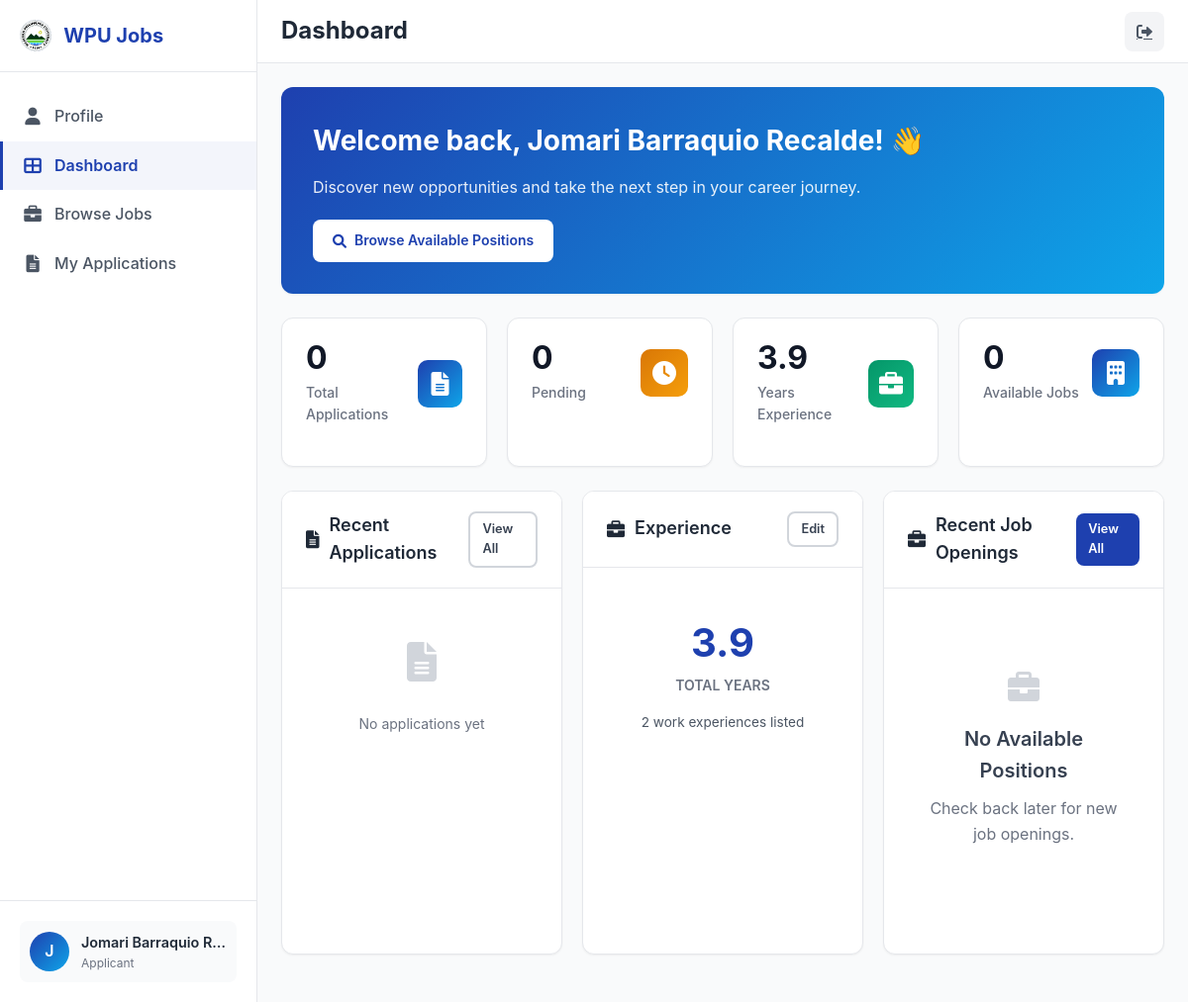
The page /applicant/pages/dashboard.php (signed in) on the database its author committed.
### tables this page shows
CREATE TABLE `users` (
  `id` int(11) NOT NULL,
  `username` varchar(50) NOT NULL,
  `email` varchar(100) NOT NULL,
  `password` varchar(255) DEFAULT NULL,
  `role` enum('admin','applicant') NOT NULL DEFAULT 'applicant',
  `full_name` varchar(100) NOT NULL,
  `phone` varchar(20) DEFAULT NULL,
  `address` text DEFAULT NULL,
  `age` int(11) DEFAULT NULL,
  `sex` enum('Male','Female','Other') DEFAULT NULL,
  `civil_status` enum('Married','Single','Separated','Widowed','Annuled','Solo Parent') DEFAULT NULL,
  `highest_educational_attainment` enum('Elementary Level','Elementary Graduate','Secondary/ High School Level','Secondary/ High School Graduate','College Level','College Graduate','Master''s Degree Holder','Doctoral Degree Holder') DEFAULT NULL,
  `bachelors_degree` text DEFAULT NULL,
  `masters_degree` text DEFAULT NULL,
  `doctorate_degree` text DEFAULT NULL,
  `application_type` set('PROMOTION','ENTRY LEVEL') DEFAULT NULL,
  `ipcr_rating` text DEFAULT NULL,
  `ipcr_file_path` varchar(255) DEFAULT NULL,
  `pe_rating` text DEFAULT NULL,
  `pe_file_path` varchar(255) DEFAULT NULL,
  `position_applied_for` enum('University Extension Specialist V SG 24','University Extension Specialist IV SG 22','University Extension Specialist III SG 20','University Extension Specialist II SG 18','University Extension Specialist I SG 16','University Extension Associate I SG 12','Administrative Assistant III SG 9','Administrative Aide VI (Clerk III) SG 6','Administrative Aide IV (Clerk II) SG 4') DEFAULT NULL,
  `training_programs` text DEFAULT NULL,
  `career_service_eligibilities` set('Professional Eligibility','Sub-Professional Eligibility','Career Service Executive Eligibility (CSE-E)','Bar/Board Eligibility (RA 1080)','Other') DEFAULT NULL,
  `career_service_eligibilities_other` text DEFAULT NULL,
  `special_needs` text DEFAULT NULL,
  `profile_picture` varchar(255) DEFAULT NULL,
  `google_id` varchar(255) DEFAULT NULL,
  `oauth_provider` enum('google','facebook','microsoft') DEFAULT NULL,
  `email_verified_at` datetime DEFAULT NULL,
  `email_verification_code` varchar(6) DEFAULT NULL,
  `email_verification_expires_at` datetime DEFAULT NULL,
  `email_verification_attempts` int(11) DEFAULT 0,
  `email_verification_last_sent_at` datetime DEFAULT NULL,
  `data_privacy_accepted_at` timestamp NULL DEFAULT NULL,
  `created_at` timestamp NOT NULL DEFAULT current_timestamp(),
  `updated_at` timestamp NOT NULL DEFAULT current_timestamp() ON UPDATE current_timestamp(),
  `is_active` tinyint(1) DEFAULT 1
);

### includes/models.php (called while the page is built, shortened)
<?php
require_once __DIR__ . '/../config/database.php';
class BaseModel {
    protected $db;
    protected $table;
    public function __construct() {
        try {
            $database = new Database();
            $this->db = $database->getConnection();
        } catch (\Exception $e) {
            error_log("BaseModel constructor error: " . $e->getMessage());
            throw $e;
        }
    }
    public function findById($id) {
        $stmt = $this->db->prepare("SELECT * FROM {$this->table} WHERE id = ?");
        $stmt->execute([$id]);
        return $stmt->fetch();
    }
    public function findAll($where = '', $params = []) {
        $sql = "SELECT * FROM {$this->table}";
        if ($where) {
            $sql .= " WHERE {$where}";
        }
        $stmt = $this->db->prepare($sql);
        $stmt->execute($params);
        return $stmt->fetchAll();
    }
}
class User extends BaseModel {
    public function getTotalExperience($userId) {
        $stmt = $this->db->prepare("
            SELECT SUM(years_duration) as total_years
            FROM user_experience
            WHERE user_id = ?
        ");
        $stmt->execute([$userId]);
        $result = $stmt->fetch();
        return $result['total_years'] ?? 0;
    }
}
class Position extends BaseModel {
    public function getActivePositions() {
        return $this->findAll('is_active = 1 AND (deadline IS NULL OR deadline >= CURDATE())');
    }
}
class Application extends BaseModel {
    public function getApplicationsWithDetails($where = '', $params = [], $includeArchived = false) {
        $sql = "SELECT a.*, u.full_name as applicant_name, u.email as applicant_email,
                       p.title as position_title, p.min_experience_years
                FROM applications a
                JOIN users u ON a.user_id = u.id
                JOIN positions p ON a.position_id = p.id";
        $whereClause = [];
        $whereParams = [];
        if (!$includeArchived) {
            $whereClause[] = "(a.is_archived = 0 OR a.is_archived IS NULL)";
        }
        if (!empty($where)) {
            $whereClause[] = $where;
            $whereParams = array_merge($whereParams, $params);
        }
        if (!empty($whereClause)) {
            $sql .= " WHERE " . implode(' AND ', $whereClause);
        }
        $sql .= " ORDER BY a.applied_at DESC";
        $stmt = $this->db->prepare($sql);
        $stmt->execute($whereParams);
        return $stmt->fetchAll();
    }
    public function getUserApplications($userId) {
        return $this->getApplicationsWithDetails('a.user_id = ?', [$userId]);
    }
}
class Experience extends BaseModel {
    public function getUserExperience($userId) {
        $stmt = $this->db->prepare("SELECT * FROM user_experience WHERE user_id = ? ORDER BY start_date DESC");
        $stmt->execute([$userId]);
        return $stmt->fetchAll();
    }
}
?>

### config/database.php (called while the page is built, shortened)
<?php
class Database {
    private $host = 'localhost';
    private $db_name = 'wpu_applicant_system';
    private $username = 'root';
    private $password = 'password';
    private $charset = 'utf8mb4';
    public $pdo;
    public function getConnection() {
        try {
            $dsn = "mysql:host=" . $this->host . ";dbname=" . $this->db_name . ";charset=" . $this->charset;
            $this->pdo = new PDO($dsn, $this->username, $this->password);
            $this->pdo->setAttribute(PDO::ATTR_ERRMODE, PDO::ERRMODE_EXCEPTION);
            $this->pdo->setAttribute(PDO::ATTR_DEFAULT_FETCH_MODE, PDO::FETCH_ASSOC);
        } catch(PDOException $e) {
            error_log("Database Connection Error: " . $e->getMessage());
            throw new Exception("Database connection failed: " . $e->getMessage());
        }
        return $this->pdo;
    }
}
?>

### applicant/pages/dashboard.php (the view, shortened to what this page needs)
<?php
require_once '../../config/config.php';
try {
    require_once '../../includes/models.php';
    $userModel = new User();
    $positionModel = new Position();
    $applicationModel = new Application();
    $experienceModel = new Experience();
    $userId = $_SESSION['user_id'];
    $user = $userModel->findById($userId);
    $totalExperience = $userModel->getTotalExperience($userId);
    $userApplications = $applicationModel->getUserApplications($userId);
    $activePositions = $positionModel->getActivePositions();
    $userExperiences = $experienceModel->getUserExperience($userId);
} catch (Exception $e) {
    $databaseError = true;
    $errorMessage = $e->getMessage();
    $user = ['full_name' => $_SESSION['full_name'] ?? 'User', 'email' => $_SESSION['email'] ?? ''];
    $totalExperience = 0;
    $userApplications = [];
    $activePositions = [];
    $userExperiences = [];
    $privacyWaiverAccepted = true;
}
$pendingCount = count(array_filter($userApplications, fn($app) => $app['status'] === STATUS_PENDING));
?>
<!DOCTYPE html>
<html lang="en">
<head>
    <link href="https://cdnjs.cloudflare.com/ajax/libs/font-awesome/6.0.0/css/all.min.css" rel="stylesheet">
    <link href="../../assets/css/office-theme.css" rel="stylesheet">
</head>
<body>
    <aside class="sidebar">
        <div class="sidebar-header">
            <a href="dashboard.php" class="sidebar-brand">
                <img src="../../assets/logo.png" alt="WPU Logo" style="height: 32px; width: auto;">
                <span>WPU Jobs</span>
            </a>
        </div>
        <nav class="sidebar-nav">
         <a href="profile.php" class="sidebar-nav-item">
                <i class="fas fa-user"></i>
                <span>Profile</span>
            </a>
            <a href="dashboard.php" class="sidebar-nav-item active">
                <i class="fas fa-th-large"></i>
                <span>Dashboard</span>
            </a>
            <a href="positions.php" class="sidebar-nav-item">
                <i class="fas fa-briefcase"></i>
                <span>Browse Jobs</span>
            </a>
            <a href="my-applications.php" class="sidebar-nav-item">
                <i class="fas fa-file-alt"></i>
                <span>My Applications</span>
            </a>
        </nav>
        <div class="sidebar-footer">
            <div class="sidebar-user">
                <div class="sidebar-user-avatar">
                    <?= strtoupper(substr($user['full_name'], 0, 1)) ?>
                </div>
                <div class="sidebar-user-info">
                    <div class="sidebar-user-name"><?= htmlspecialchars($user['full_name']) ?></div>
                    <div class="sidebar-user-role">Applicant</div>
                </div>
            </div>
        </div>
    </aside>
    <div class="main-wrapper">
        <div class="topbar">
            <h1 class="topbar-title">Dashboard</h1>
            <div class="topbar-actions">
                <a href="../../auth/logout.php" class="topbar-btn confirm-logout" title="Logout">
                    <i class="fas fa-sign-out-alt"></i>
                </a>
            </div>
        </div>
        <div class="content">
            <div class="card" style="background: linear-gradient(135deg, var(--primary-blue) 0%, var(--secondary-blue) 100%); border: none; color: white; margin-bottom: 24px;">
                <div class="card-body" style="padding: 32px;">
                    <h2 style="margin-bottom: 12px; font-size: 1.75rem; font-weight: 700;">Welcome back, <?= htmlspecialchars($user['full_name']) ?>! 👋</h2>
                    <p style="opacity: 0.9; margin-bottom: 20px; font-size: 1rem;">Discover new opportunities and take the next step in your career journey.</p>
                    <a href="positions.php" class="btn" style="background: white; color: var(--primary-blue); font-weight: 600;">
                        <i class="fas fa-search"></i> Browse Available Positions
                    </a>
                </div>
            </div>
            <div class="stats-grid">
                <div class="stat-card">
                    <div class="stat-card-header">
                        <div>
                            <div class="stat-card-value"><?= count($userApplications) ?></div>
                            <div class="stat-card-label">Total Applications</div>
                        </div>
                        <div class="stat-card-icon blue">
                            <i class="fas fa-file-alt"></i>
                        </div>
                    </div>
                </div>
                <div class="stat-card">
                    <div class="stat-card-header">
                        <div>
                            <div class="stat-card-value"><?= $pendingCount ?></div>
                            <div class="stat-card-label">Pending</div>
                        </div>
                        <div class="stat-card-icon yellow">
                            <i class="fas fa-clock"></i>
                        </div>
                    </div>
                </div>
                <div class="stat-card">
                    <div class="stat-card-header">
                        <div>
                            <div class="stat-card-value"><?= number_format($totalExperience, 1) ?></div>
                            <div class="stat-card-label">Years Experience</div>
                        </div>
                        <div class="stat-card-icon green">
                            <i class="fas fa-briefcase"></i>
                        </div>
                    </div>
                </div>
                <div class="stat-card">
                    <div class="stat-card-header">
                        <div>
                            <div class="stat-card-value"><?= count($activePositions) ?></div>
                            <div class="stat-card-label">Available Jobs</div>
                        </div>
                        <div class="stat-card-icon blue">
                            <i class="fas fa-building"></i>
                        </div>
                    </div>
                </div>
            </div>
            <div class="dashboard-sections">
                <div class="card">
                    <div class="card-header" style="display: flex; justify-content: space-between; align-items: center;">
                        <h3 class="card-title">
                            <i class="fas fa-file-alt"></i> Recent Applications
                        </h3>
                        <a href="my-applications.php" class="btn btn-sm btn-outline">View All</a>
                    </div>
                    <div class="card-body">
                        <?php if (empty($userApplications)): ?>
                            <div class="empty-state" style="padding: 30px 20px;">
                                <i class="fas fa-file-alt" style="font-size: 2.5rem;"></i>
                                <p style="margin: 12px 0 0 0; font-size: 0.875rem;">No applications yet</p>
                            </div>
                        <?php endif; ?>
                    </div>
                </div>
                <div class="card">
                    <div class="card-header" style="display: flex; justify-content: space-between; align-items: center;">
                        <h3 class="card-title">
                            <i class="fas fa-briefcase"></i> Experience
                        </h3>
                        <a href="profile.php" class="btn btn-sm btn-outline">Edit</a>
                    </div>
                    <div class="card-body">
                        <div style="text-align: center; padding: 20px;">
                            <div style="font-size: 2.5rem; font-weight: 700; color: var(--primary-blue);">
                                <?= number_format($totalExperience, 1) ?>
                            </div>
                            <div style="font-size: 0.875rem; color: var(--gray-500); font-weight: 600;">
                                TOTAL YEARS
                            </div>
                            <div style="margin-top: 16px; font-size: 0.85rem; color: var(--gray-600);">
                                <?= count($userExperiences) ?> work experience<?= count($userExperiences) != 1 ? 's' : '' ?> listed
                            </div>
                        </div>
                    </div>
                </div>
                <div class="card">
                    <div class="card-header" style="display: flex; justify-content: space-between; align-items: center;">
                        <h3 class="card-title">
                            <i class="fas fa-briefcase"></i> Recent Job Openings
                        </h3>
                        <a href="positions.php" class="btn btn-sm btn-primary">View All</a>
                    </div>
                    <div class="card-body">
                        <?php if (empty($activePositions)): ?>
                            <div class="empty-state">
                                <i class="fas fa-briefcase"></i>
                                <h3>No Available Positions</h3>
                                <p>Check back later for new job openings.</p>
                            </div>
                        <?php endif; ?>
                    </div>
                </div>
            </div>
        </div>
    </div>
</body>
</html>

### rows shown on the page
users: full_name "J", full_name "Jomari Barraquio R…", full_name "Jomari Barraquio Recalde"

### other values the page prints
count($userApplications) "0"
$pendingCount "0"
$totalExperience "3.9"
count($activePositions) "0"
count($userExperiences) "2"
